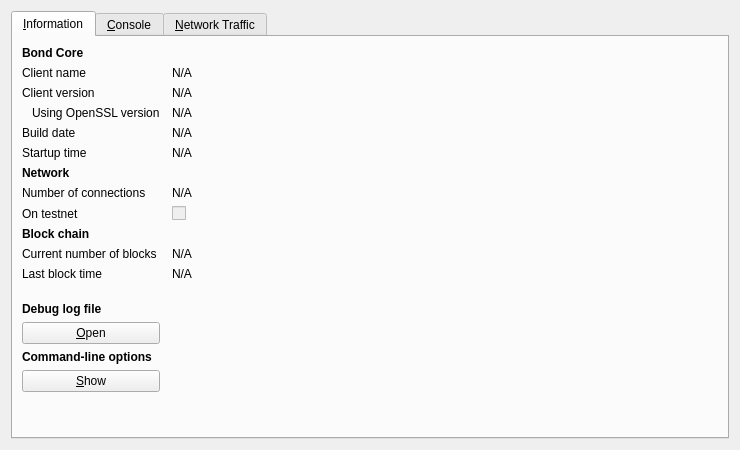
<?xml version="1.0" encoding="UTF-8"?>
<ui version="4.0">
 <class>RPCConsole</class>
 <widget class="QDialog" name="RPCConsole">
  <property name="geometry">
   <rect>
    <x>0</x>
    <y>0</y>
    <width>740</width>
    <height>450</height>
   </rect>
  </property>
  <property name="windowTitle">
   <string>Bond - Debug window</string>
  </property>
  <layout class="QVBoxLayout" name="verticalLayout_2">
   <item>
    <widget class="QTabWidget" name="tabWidget">
     <property name="currentIndex">
      <number>0</number>
     </property>
     <widget class="QWidget" name="tab_info">
      <attribute name="title">
       <string>&amp;Information</string>
      </attribute>
      <layout class="QGridLayout" name="gridLayout" columnstretch="0,1">
       <property name="horizontalSpacing">
        <number>12</number>
       </property>
       <item row="0" column="0">
        <widget class="QLabel" name="label_9">
         <property name="font">
          <font>
           <weight>75</weight>
           <bold>true</bold>
          </font>
         </property>
         <property name="text">
          <string>Bond Core</string>
         </property>
        </widget>
       </item>
       <item row="1" column="0">
        <widget class="QLabel" name="label_5">
         <property name="text">
          <string>Client name</string>
         </property>
        </widget>
       </item>
       <item row="1" column="1">
        <widget class="QLabel" name="clientName">
         <property name="cursor">
          <cursorShape>IBeamCursor</cursorShape>
         </property>
         <property name="text">
          <string>N/A</string>
         </property>
         <property name="textFormat">
          <enum>Qt::PlainText</enum>
         </property>
         <property name="textInteractionFlags">
          <set>Qt::LinksAccessibleByMouse|Qt::TextSelectableByKeyboard|Qt::TextSelectableByMouse</set>
         </property>
        </widget>
       </item>
       <item row="2" column="0">
        <widget class="QLabel" name="label_6">
         <property name="text">
          <string>Client version</string>
         </property>
        </widget>
       </item>
       <item row="2" column="1">
        <widget class="QLabel" name="clientVersion">
         <property name="cursor">
          <cursorShape>IBeamCursor</cursorShape>
         </property>
         <property name="text">
          <string>N/A</string>
         </property>
         <property name="textFormat">
          <enum>Qt::PlainText</enum>
         </property>
         <property name="textInteractionFlags">
          <set>Qt::LinksAccessibleByMouse|Qt::TextSelectableByKeyboard|Qt::TextSelectableByMouse</set>
         </property>
        </widget>
       </item>
       <item row="3" column="0">
        <widget class="QLabel" name="label_14">
         <property name="text">
          <string>Using OpenSSL version</string>
         </property>
         <property name="indent">
          <number>10</number>
         </property>
        </widget>
       </item>
       <item row="3" column="1">
        <widget class="QLabel" name="openSSLVersion">
         <property name="cursor">
          <cursorShape>IBeamCursor</cursorShape>
         </property>
         <property name="text">
          <string>N/A</string>
         </property>
         <property name="textFormat">
          <enum>Qt::PlainText</enum>
         </property>
         <property name="textInteractionFlags">
          <set>Qt::LinksAccessibleByMouse|Qt::TextSelectableByKeyboard|Qt::TextSelectableByMouse</set>
         </property>
        </widget>
       </item>
       <item row="4" column="0">
        <widget class="QLabel" name="label_12">
         <property name="text">
          <string>Build date</string>
         </property>
        </widget>
       </item>
       <item row="4" column="1">
        <widget class="QLabel" name="buildDate">
         <property name="cursor">
          <cursorShape>IBeamCursor</cursorShape>
         </property>
         <property name="text">
          <string>N/A</string>
         </property>
         <property name="textFormat">
          <enum>Qt::PlainText</enum>
         </property>
         <property name="textInteractionFlags">
          <set>Qt::LinksAccessibleByMouse|Qt::TextSelectableByKeyboard|Qt::TextSelectableByMouse</set>
         </property>
        </widget>
       </item>
       <item row="5" column="0">
        <widget class="QLabel" name="label_13">
         <property name="text">
          <string>Startup time</string>
         </property>
        </widget>
       </item>
       <item row="5" column="1">
        <widget class="QLabel" name="startupTime">
         <property name="cursor">
          <cursorShape>IBeamCursor</cursorShape>
         </property>
         <property name="text">
          <string>N/A</string>
         </property>
         <property name="textFormat">
          <enum>Qt::PlainText</enum>
         </property>
         <property name="textInteractionFlags">
          <set>Qt::LinksAccessibleByMouse|Qt::TextSelectableByKeyboard|Qt::TextSelectableByMouse</set>
         </property>
        </widget>
       </item>
       <item row="6" column="0">
        <widget class="QLabel" name="label_11">
         <property name="font">
          <font>
           <weight>75</weight>
           <bold>true</bold>
          </font>
         </property>
         <property name="text">
          <string>Network</string>
         </property>
        </widget>
       </item>
       <item row="7" column="0">
        <widget class="QLabel" name="label_7">
         <property name="text">
          <string>Number of connections</string>
         </property>
        </widget>
       </item>
       <item row="7" column="1">
        <widget class="QLabel" name="numberOfConnections">
         <property name="cursor">
          <cursorShape>IBeamCursor</cursorShape>
         </property>
         <property name="text">
          <string>N/A</string>
         </property>
         <property name="textFormat">
          <enum>Qt::PlainText</enum>
         </property>
         <property name="textInteractionFlags">
          <set>Qt::LinksAccessibleByMouse|Qt::TextSelectableByKeyboard|Qt::TextSelectableByMouse</set>
         </property>
        </widget>
       </item>
       <item row="8" column="0">
        <widget class="QLabel" name="label_8">
         <property name="text">
          <string>On testnet</string>
         </property>
        </widget>
       </item>
       <item row="8" column="1">
        <widget class="QCheckBox" name="isTestNet">
         <property name="enabled">
          <bool>false</bool>
         </property>
         <property name="text">
          <string/>
         </property>
        </widget>
       </item>
       <item row="9" column="0">
        <widget class="QLabel" name="label_10">
         <property name="font">
          <font>
           <weight>75</weight>
           <bold>true</bold>
          </font>
         </property>
         <property name="text">
          <string>Block chain</string>
         </property>
        </widget>
       </item>
       <item row="10" column="0">
        <widget class="QLabel" name="label_3">
         <property name="text">
          <string>Current number of blocks</string>
         </property>
        </widget>
       </item>
       <item row="10" column="1">
        <widget class="QLabel" name="numberOfBlocks">
         <property name="cursor">
          <cursorShape>IBeamCursor</cursorShape>
         </property>
         <property name="text">
          <string>N/A</string>
         </property>
         <property name="textFormat">
          <enum>Qt::PlainText</enum>
         </property>
         <property name="textInteractionFlags">
          <set>Qt::LinksAccessibleByMouse|Qt::TextSelectableByKeyboard|Qt::TextSelectableByMouse</set>
         </property>
        </widget>
       </item>
       <item row="11" column="0">
        <widget class="QLabel" name="label_2">
         <property name="text">
          <string>Last block time</string>
         </property>
        </widget>
       </item>
       <item row="11" column="1">
        <widget class="QLabel" name="lastBlockTime">
         <property name="cursor">
          <cursorShape>IBeamCursor</cursorShape>
         </property>
         <property name="text">
          <string>N/A</string>
         </property>
         <property name="textFormat">
          <enum>Qt::PlainText</enum>
         </property>
         <property name="textInteractionFlags">
          <set>Qt::LinksAccessibleByMouse|Qt::TextSelectableByKeyboard|Qt::TextSelectableByMouse</set>
         </property>
        </widget>
       </item>
       <item row="12" column="0">
        <spacer name="verticalSpacer_2">
         <property name="orientation">
          <enum>Qt::Vertical</enum>
         </property>
         <property name="sizeHint" stdset="0">
          <size>
           <width>20</width>
           <height>20</height>
          </size>
         </property>
        </spacer>
       </item>
       <item row="13" column="0">
        <widget class="QLabel" name="labelDebugLogfile">
         <property name="font">
          <font>
           <weight>75</weight>
           <bold>true</bold>
          </font>
         </property>
         <property name="text">
          <string>Debug log file</string>
         </property>
        </widget>
       </item>
       <item row="14" column="0">
        <widget class="QPushButton" name="openDebugLogfileButton">
         <property name="toolTip">
          <string>Open the Bond debug log file from the current data directory. This can take a few seconds for large log files.</string>
         </property>
         <property name="text">
          <string>&amp;Open</string>
         </property>
         <property name="autoDefault">
          <bool>false</bool>
         </property>
        </widget>
       </item>
       <item row="15" column="0">
        <widget class="QLabel" name="labelCLOptions">
         <property name="font">
          <font>
           <weight>75</weight>
           <bold>true</bold>
          </font>
         </property>
         <property name="text">
          <string>Command-line options</string>
         </property>
        </widget>
       </item>
       <item row="16" column="0">
        <widget class="QPushButton" name="showCLOptionsButton">
         <property name="toolTip">
          <string>Show the Bond-Qt help message to get a list with possible Bond command-line options.</string>
         </property>
         <property name="text">
          <string>&amp;Show</string>
         </property>
         <property name="autoDefault">
          <bool>false</bool>
         </property>
        </widget>
       </item>
       <item row="17" column="0">
        <spacer name="verticalSpacer">
         <property name="orientation">
          <enum>Qt::Vertical</enum>
         </property>
         <property name="sizeHint" stdset="0">
          <size>
           <width>20</width>
           <height>40</height>
          </size>
         </property>
        </spacer>
       </item>
      </layout>
     </widget>
     <widget class="QWidget" name="tab_console">
      <attribute name="title">
       <string>&amp;Console</string>
      </attribute>
      <layout class="QVBoxLayout" name="verticalLayout_3">
       <property name="spacing">
        <number>3</number>
       </property>
       <item>
        <widget class="QTextEdit" name="messagesWidget">
         <property name="minimumSize">
          <size>
           <width>0</width>
           <height>100</height>
          </size>
         </property>
         <property name="readOnly">
          <bool>true</bool>
         </property>
         <property name="tabKeyNavigation" stdset="0">
          <bool>false</bool>
         </property>
         <property name="columnCount" stdset="0">
          <number>2</number>
         </property>
        </widget>
       </item>
       <item>
        <layout class="QHBoxLayout" name="horizontalLayout">
         <property name="spacing">
          <number>3</number>
         </property>
         <item>
          <widget class="QLabel" name="label">
           <property name="text">
            <string notr="true">&gt;</string>
           </property>
          </widget>
         </item>
         <item>
          <widget class="QLineEdit" name="lineEdit"/>
         </item>
         <item>
          <widget class="QPushButton" name="clearButton">
           <property name="maximumSize">
            <size>
             <width>24</width>
             <height>24</height>
            </size>
           </property>
           <property name="toolTip">
            <string>Clear console</string>
           </property>
           <property name="text">
            <string/>
           </property>
           <property name="icon">
            <iconset resource="../bitcoin.qrc">
             <normaloff>:/icons/remove</normaloff>:/icons/remove</iconset>
           </property>
           <property name="shortcut">
            <string notr="true">Ctrl+L</string>
           </property>
           <property name="autoDefault">
            <bool>false</bool>
           </property>
          </widget>
         </item>
        </layout>
       </item>
      </layout>
     </widget>
     <widget class="QWidget" name="tab">
      <attribute name="title">
       <string>&amp;Network Traffic</string>
      </attribute>
      <layout class="QHBoxLayout" name="horizontalLayout_3">
       <item>
        <layout class="QVBoxLayout" name="verticalLayout_4">
         <item>
          <widget class="TrafficGraphWidget" name="trafficGraph" native="true">
           <property name="sizePolicy">
            <sizepolicy hsizetype="Expanding" vsizetype="Expanding">
             <horstretch>0</horstretch>
             <verstretch>0</verstretch>
            </sizepolicy>
           </property>
          </widget>
         </item>
         <item>
          <layout class="QHBoxLayout" name="horizontalLayout_2">
           <item>
            <widget class="QSlider" name="sldGraphRange">
             <property name="minimum">
              <number>1</number>
             </property>
             <property name="maximum">
              <number>288</number>
             </property>
             <property name="pageStep">
              <number>12</number>
             </property>
             <property name="value">
              <number>6</number>
             </property>
             <property name="orientation">
              <enum>Qt::Horizontal</enum>
             </property>
            </widget>
           </item>
           <item>
            <widget class="QLabel" name="lblGraphRange">
             <property name="minimumSize">
              <size>
               <width>100</width>
               <height>0</height>
              </size>
             </property>
             <property name="alignment">
              <set>Qt::AlignCenter</set>
             </property>
            </widget>
           </item>
           <item>
            <widget class="QPushButton" name="btnClearTrafficGraph">
             <property name="text">
              <string>&amp;Clear</string>
             </property>
            </widget>
           </item>
          </layout>
         </item>
        </layout>
       </item>
       <item>
        <layout class="QVBoxLayout" name="verticalLayout">
         <item>
          <widget class="QGroupBox" name="groupBox">
           <property name="title">
            <string>Totals</string>
           </property>
           <layout class="QVBoxLayout" name="verticalLayout_5">
            <item>
             <layout class="QHBoxLayout" name="horizontalLayout_4">
              <item>
               <widget class="Line" name="line">
                <property name="sizePolicy">
                 <sizepolicy hsizetype="Fixed" vsizetype="Fixed">
                  <horstretch>0</horstretch>
                  <verstretch>0</verstretch>
                 </sizepolicy>
                </property>
                <property name="minimumSize">
                 <size>
                  <width>10</width>
                  <height>0</height>
                 </size>
                </property>
                <property name="palette">
                 <palette>
                  <active>
                   <colorrole role="Light">
                    <brush brushstyle="SolidPattern">
                     <color alpha="255">
                      <red>0</red>
                      <green>255</green>
                      <blue>0</blue>
                     </color>
                    </brush>
                   </colorrole>
                  </active>
                  <inactive>
                   <colorrole role="Light">
                    <brush brushstyle="SolidPattern">
                     <color alpha="255">
                      <red>0</red>
                      <green>255</green>
                      <blue>0</blue>
                     </color>
                    </brush>
                   </colorrole>
                  </inactive>
                  <disabled>
                   <colorrole role="Light">
                    <brush brushstyle="SolidPattern">
                     <color alpha="255">
                      <red>0</red>
                      <green>255</green>
                      <blue>0</blue>
                     </color>
                    </brush>
                   </colorrole>
                  </disabled>
                 </palette>
                </property>
                <property name="orientation">
                 <enum>Qt::Horizontal</enum>
                </property>
               </widget>
              </item>
              <item>
               <widget class="QLabel" name="label_16">
                <property name="text">
                 <string>In:</string>
                </property>
               </widget>
              </item>
              <item>
               <widget class="QLabel" name="lblBytesIn">
                <property name="minimumSize">
                 <size>
                  <width>50</width>
                  <height>0</height>
                 </size>
                </property>
                <property name="alignment">
                 <set>Qt::AlignRight|Qt::AlignTrailing|Qt::AlignVCenter</set>
                </property>
               </widget>
              </item>
             </layout>
            </item>
            <item>
             <layout class="QHBoxLayout" name="horizontalLayout_5">
              <item>
               <widget class="Line" name="line_2">
                <property name="sizePolicy">
                 <sizepolicy hsizetype="Fixed" vsizetype="Fixed">
                  <horstretch>0</horstretch>
                  <verstretch>0</verstretch>
                 </sizepolicy>
                </property>
                <property name="minimumSize">
                 <size>
                  <width>10</width>
                  <height>0</height>
                 </size>
                </property>
                <property name="palette">
                 <palette>
                  <active>
                   <colorrole role="Light">
                    <brush brushstyle="SolidPattern">
                     <color alpha="255">
                      <red>255</red>
                      <green>0</green>
                      <blue>0</blue>
                     </color>
                    </brush>
                   </colorrole>
                  </active>
                  <inactive>
                   <colorrole role="Light">
                    <brush brushstyle="SolidPattern">
                     <color alpha="255">
                      <red>255</red>
                      <green>0</green>
                      <blue>0</blue>
                     </color>
                    </brush>
                   </colorrole>
                  </inactive>
                  <disabled>
                   <colorrole role="Light">
                    <brush brushstyle="SolidPattern">
                     <color alpha="255">
                      <red>255</red>
                      <green>0</green>
                      <blue>0</blue>
                     </color>
                    </brush>
                   </colorrole>
                  </disabled>
                 </palette>
                </property>
                <property name="orientation">
                 <enum>Qt::Horizontal</enum>
                </property>
               </widget>
              </item>
              <item>
               <widget class="QLabel" name="label_17">
                <property name="text">
                 <string>Out:</string>
                </property>
               </widget>
              </item>
              <item>
               <widget class="QLabel" name="lblBytesOut">
                <property name="minimumSize">
                 <size>
                  <width>50</width>
                  <height>0</height>
                 </size>
                </property>
                <property name="alignment">
                 <set>Qt::AlignRight|Qt::AlignTrailing|Qt::AlignVCenter</set>
                </property>
               </widget>
              </item>
             </layout>
            </item>
            <item>
             <spacer name="verticalSpacer_4">
              <property name="orientation">
               <enum>Qt::Vertical</enum>
              </property>
              <property name="sizeHint" stdset="0">
               <size>
                <width>20</width>
                <height>407</height>
               </size>
              </property>
             </spacer>
            </item>
           </layout>
          </widget>
         </item>
        </layout>
       </item>
      </layout>
     </widget>
    </widget>
   </item>
  </layout>
 </widget>
 <customwidgets>
  <customwidget>
   <class>TrafficGraphWidget</class>
   <extends>QWidget</extends>
   <header>trafficgraphwidget.h</header>
   <container>1</container>
   <slots>
    <slot>clear()</slot>
   </slots>
  </customwidget>
 </customwidgets>
 <resources>
  <include location="../bitcoin.qrc"/>
 </resources>
 <connections/>
</ui>
